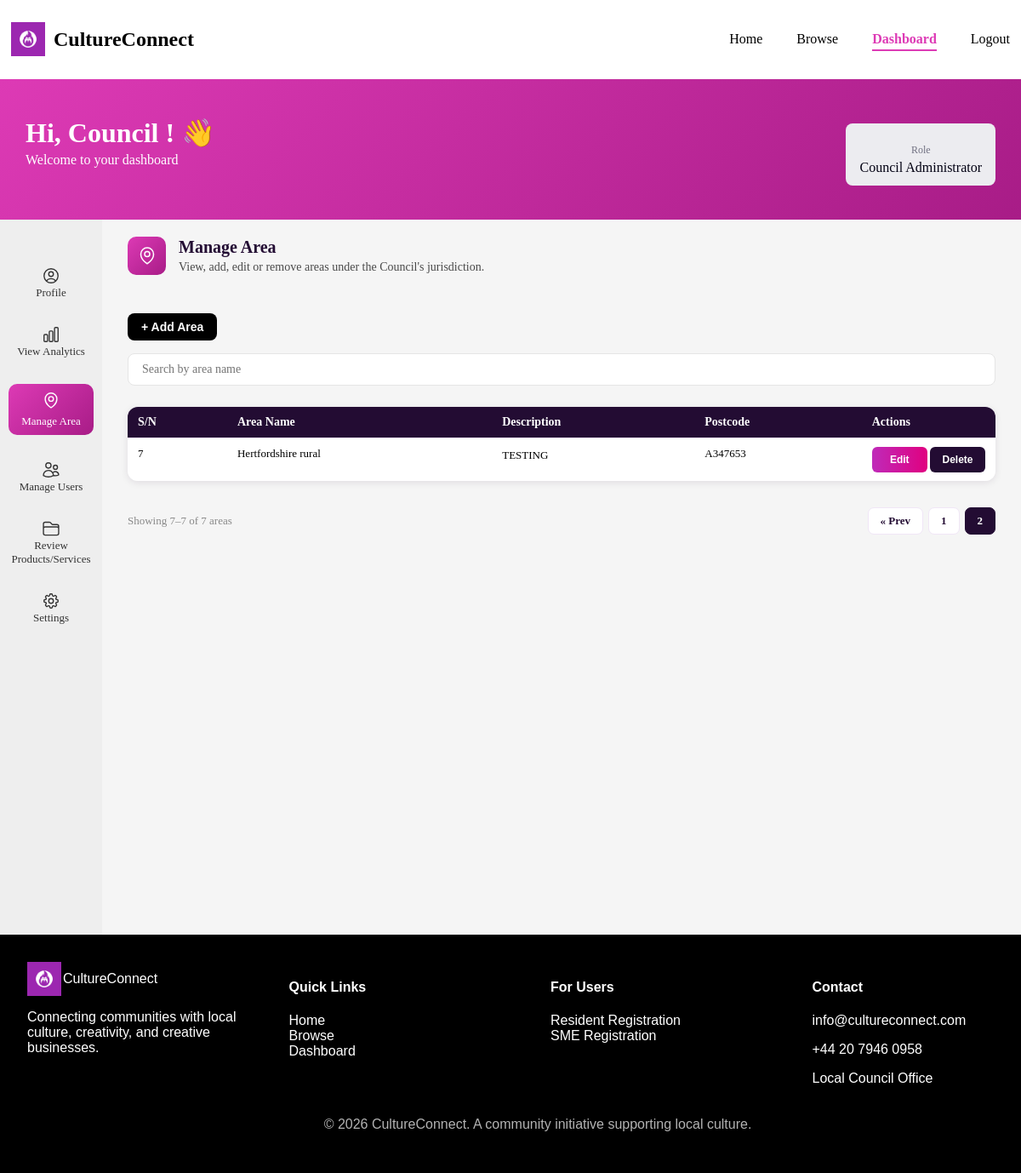
Before: /frontend/pages/dashboard.php?page=manage-area&area_page=2 (signed in) with the older database file.
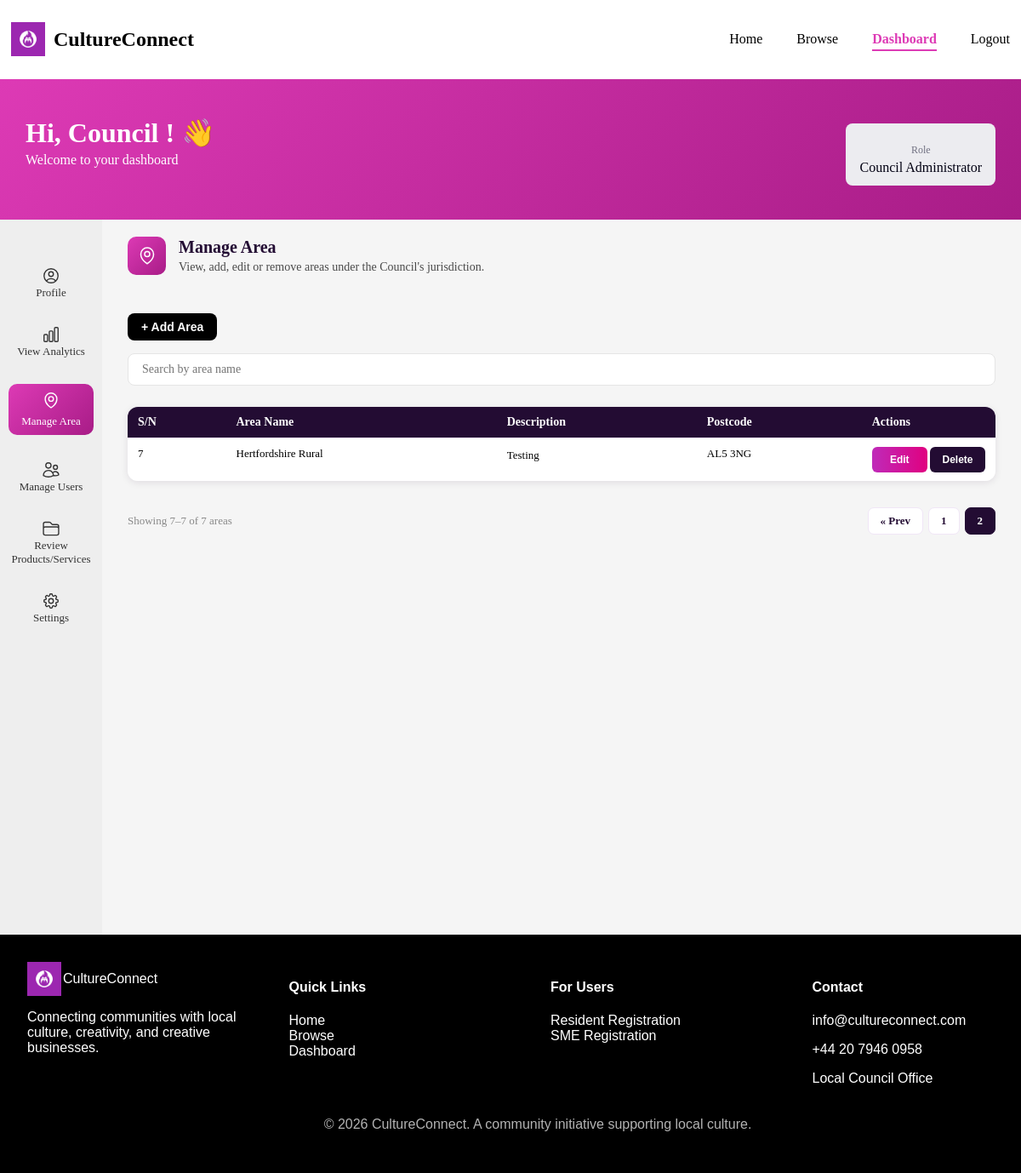
After: the same page with the newer database file.
### tables this page shows
CREATE TABLE `areas` (
  `area_id` int(11) NOT NULL,
  `area_name` varchar(100) NOT NULL,
  `description` text NOT NULL,
  `postcode` varchar(20) NOT NULL
);

### frontend/pages/manage-area.php (the view, shortened to what this page needs)
<?php
$areas_per_page = 6;
$area_page      = max(1, intval($_GET['area_page'] ?? 1));
$total_areas    = mysqli_fetch_assoc(mysqli_query($conn, "SELECT COUNT(*) AS n FROM areas"))['n'];
$total_pages    = max(1, ceil($total_areas / $areas_per_page));
$area_page      = min($area_page, $total_pages);
$offset         = ($area_page - 1) * $areas_per_page;
$areas          = mysqli_query($conn, "SELECT * FROM areas ORDER BY area_id ASC LIMIT $areas_per_page OFFSET $offset");
?>
<div class="manage-area-page">
    <?php
        include '../components/section_header.php';
    ?>
    <div class="manage-area-actions">
        <button id="area-add-trigger-btn" onclick="openAreaAddModal()">+ Add Area</button>
    </div>
    <div class="table-filters">
        <input type="text" id="area-search-input" placeholder="Search by area name" onkeyup="filterAreaTable()">
    </div>
    <div class="area-table-wrapper">
        <table class="area-table">
            <thead>
                <tr>
                    <th>S/N</th>
                    <th>Area Name</th>
                    <th>Description</th>
                    <th>Postcode</th>
                    <th>Actions</th>
                </tr>
            </thead>
            <tbody id="area-table-body">
                <?php $count = $offset + 1; while ($area = mysqli_fetch_assoc($areas)) : ?>
                <tr>
                    <td><?= $count++ ?></td>
                    <td><?= htmlspecialchars($area['area_name']) ?></td>
                    <td><?= htmlspecialchars($area['description']) ?></td>
                    <td><?= htmlspecialchars($area['postcode']) ?></td>
                    <td>
                        <button class="edit-btn" onclick="openAreaEditModal(
                            <?= $area['area_id'] ?>,
                            '<?= addslashes($area['area_name']) ?>',
                            '<?= addslashes($area['description']) ?>',
                            '<?= addslashes($area['postcode']) ?>'
                        )">Edit</button>
                        <button class="delete-btn" onclick="openAreaDeleteModal(
                            <?= $area['area_id'] ?>,
                            '<?= addslashes($area['area_name']) ?>'
                        )">Delete</button>
                    </td>
                </tr>
                <?php endwhile; ?>
            </tbody>
        </table>
    </div>
    <?php if ($total_pages > 1) : ?>
    <div class="area-pagination">
        <span class="area-page-info">
            Showing <?= $offset + 1 ?>–<?= min($offset + $areas_per_page, $total_areas) ?> of <?= $total_areas ?> areas
        </span>
        <div class="area-page-btns">
            <?php if ($area_page > 1) : ?>
            <a href="dashboard.php?page=manage-area&area_page=<?= $area_page - 1 ?>" class="area-page-btn">&laquo; Prev</a>
            <?php endif; ?>
            <?php for ($p = 1; $p <= $total_pages; $p++) : ?>
            <a href="dashboard.php?page=manage-area&area_page=<?= $p ?>"
               class="area-page-btn <?= $p === $area_page ? 'area-page-btn--active' : '' ?>"><?= $p ?></a>
            <?php endfor; ?>
        </div>
    </div>
    <?php endif; ?>
</div>

Changed rows visible on the page:
removed areas: area_name "Hertfordshire rural", description "TESTING", postcode "A347653"
added areas: area_name "Hertfordshire Rural", description "Testing", postcode "AL5 3NG"
